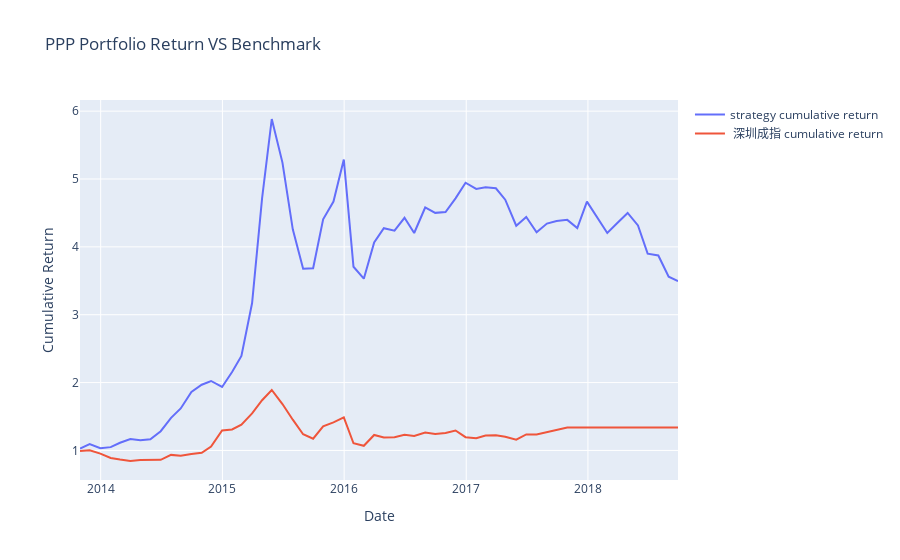

Source (notebook cell):
### Code cell
plot = DataframePlot(final_return_df)
plot.scatter_plot("date", y_colname_list = ["cum_ret_1","sz_cum_ret"],
                  legend_list= ['strategy cumulative return',' 深圳成指 cumulative return'],
                  graph_title="PPP Portfolio Return VS Benchmark",
                  x_title="Date",
                  y_title="Cumulative Return")
